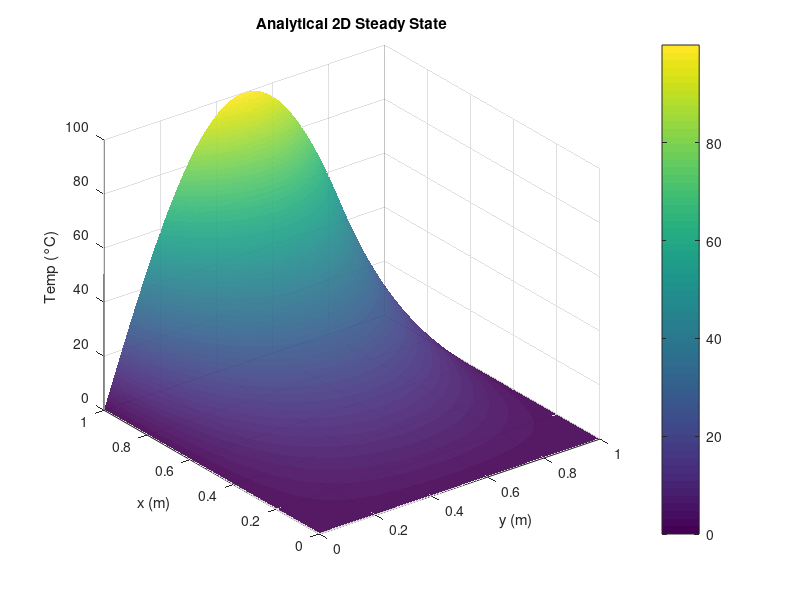
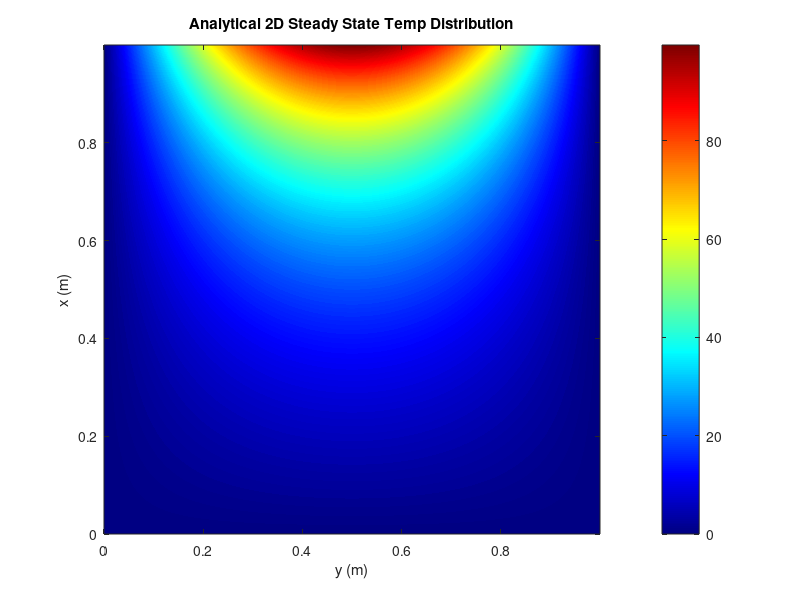

Reproduce these figures in MATLAB, in order. (Note: this script raises an error after producing the figures.)
% \filename Analytical_poisson.m
% \brief    This Mathlab function is used to generate an Analytical 2D
%           plot of temperature distribution. It can be used to read
%           in from .txt files and plot and compare numerical solutions.
% \author   F.OSuibhne
% \date     08.09.21

%% Analytical Solution X,Y Steady State with Boundary Conditions
x_dim = 1; %< Length of x dimension (m)
y_dim = 1; %< Length of y dimension (m)
num_x = 500; %< no. x grid points
num_y = 500; %< no. y grid points
dx = x_dim/(num_x-1); %< x grid spacing 
dy = y_dim/(num_y-1); %< y grid spacing
x = 0:dx:x_dim; % starting at 0 on x axis to 1 divided by dx gaps
y = 0:dy:y_dim;
Grid = zeros(num_y, num_x); %< Initinize grid of 0's
Tm= 100;    % Boudary Conditions
T1= 0;  % Where T1=T2=T3

for i= 1:num_y
    for j= 1:num_x
        Grid(i,j) = Tm*((sinh((pi*y(i))/x_dim)/sinh(pi*y_dim/x_dim)))*sin((pi*x(j))/x_dim) +T1; %< analytical function
    end
end

%% Surface Plot Analytical
figure()
[Y,X] = meshgrid(0:dy:1,0:dx:1);   % Changes plot from node numbers->
%dimension
h= surf(Y,X,Grid,'FaceAlpha',0.9);
set(h,'LineStyle','none')
colorbar;
title('Analytical 2D Steady State');
ylabel('x (m)');
xlabel('y (m)');
zlabel('Temp (°C)');

    
%% Contour Plot Analytical
figure()
%maxGrid = max(Grid,[],'all');
%Norm_An = Grid/maxGrid;
%contourf(Norm_An ,200, 'linecolor','none');
contourf(Y,X,Grid ,200, 'linecolor','none');
colormap(jet(256));
title('Analytical 2D Steady State Temp Distribution');
ylabel('x (m)');
xlabel('y (m)');
zlabel('Temp (°C)');
colorbar;


%% Numerical Solution X,Y Steady State with Boundary Conditions
% .txt is read in with delimiters "spaces" & as Type Cell array

%% Surface Plot Numerical:
figure()
opts = detectImportOptions('Numerical_Sol_500x500_tol.00001.txt'); %testfile_binary.txt
M = readmatrix('Numerical_Sol_500x500_tol.00001.txt',opts); %< Set Matrix to file values
h = surf(Y,X,M,'FaceAlpha',0.9);
set(h,'LineStyle','none')
colorbar;
title('Numerical 2D Steady State Tol:.00001');
ylabel('y (m)');
xlabel('x (m)');
zlabel('Temp (°C)');
%axis([0 500 0 500]);
%% Contour Plot Numerical
figure()
contourf(Y,X,M ,200, 'linecolor','none');
colormap(jet(256));
title('Numerical 2D Steady State Temp Distribution Tol:.00001');
ylabel('y (m)');
xlabel('x (m)');
zlabel('Temp (°C)');
colorbar;
%axis([0 500 0 500]);
%% Error Contour Plot Norms
figure()
maxGrid = max(M,[],'all');
Norm_Num = M/maxGrid;
maxGrid = max(Grid,[],'all');
Norm_An = Grid/maxGrid;
Error = Norm_An-Norm_Num;
contourf(Y,X,Error,200, 'linecolor','none');
colormap(jet(256));
title('Error Between 2D Numerical & Analytical');
ylabel('y (m)');
xlabel('x (m)');
zlabel('Error');
colorbar;
%% Error Contour Plot abs
figure()
Error = abs(Grid-M);
contourf(Y,X,Error,200, 'linecolor','none');
colormap(jet(256));
title('Error 2D Numerical & Analytical Tol=.00001');
ylabel('y (m)');
xlabel('x (m)');
zlabel('Error');
colorbar;